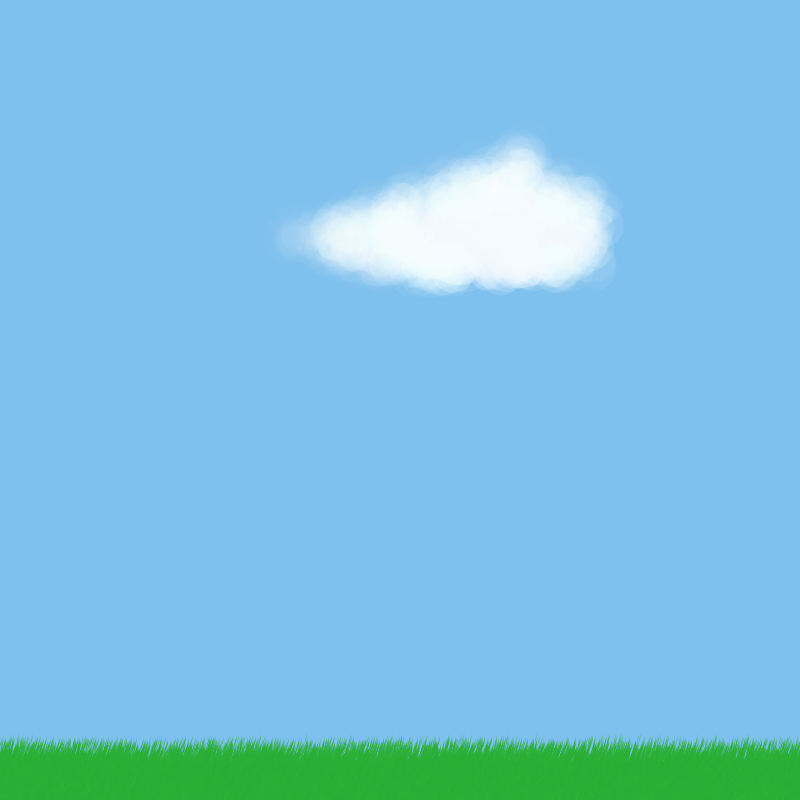
Frame 1 (no input)
Frame 60 (no input): identical to frame 1, image omitted
Frame 120 (the mouse pressed at the canvas centre since frame 60): identical to frame 1, image omitted

The p5.js sketch that drew this single still picture (run headless with seeded random() and noise() and a simulated clock; from frame 60 on, the mouse is pressed at the canvas centre):

// p5.js sketch
// ── sketch.js
var x = 1;
var y = 200;
var transparency = 100;
function setup(){
  createCanvas(800,800);
  background(126,192,238);
  noStroke();
  cloud(400,200,200,75,[242,248,253],getRandomNumber(-0.8,0.8),0.5);
  grass(-20,750,820,50,[ 44, 176, 55 ],30);
}

function draw(){
  /*if (transparency > 0){
    fill(70,200,70,transparency);
    ellipse(x, y, 50, 50);
    x += 2;
    y +=(100 - transparency)/20;
    transparency -= 0.5;
  } */  
}

function cloud(centerX, centerY, radiusX, radiusY, colours, offsetX, offsetY){

  cloudRed = colours[0];
  cloudGreen = colours[1];
  cloudBlue = colours[2]; 
  for(var i = 0; i < 1400; i++){

    nextEllipse = {
      x : getRandomNumber(centerX - radiusX, centerX + radiusX),
      y : getRandomNumber(centerY - radiusY, centerY + radiusY),
      width : getRandomNumber(30,50),
      height : getRandomNumber(30,50),
      alpha : 0
    }

    x_relative = ((nextEllipse.x - (centerX+(radiusX*offsetX)))/radiusX)*100
    y_relative = ((nextEllipse.y - (centerY+(radiusY*offsetY)))/radiusY)*100
    if (Math.abs(offsetX) < 0.15 ){
      x_relative_change = 50
    }
    else if (offsetX < 0){
      x_relative_change = (1 + offsetX)*100
    }
    else{
      x_relative_change = offsetX*100
    }
    if (x_relative >= 0){
      x_relative = 20 + (100 - x_relative_change)  - x_relative
    }
    else{
      x_relative = 20 + x_relative_change + x_relative
    }
    
    if (offsetY < 0){
      y_relative_change = (1 + offsetY)*100
    }
    else{
      y_relative_change = offsetY*100
    }
    if (y_relative >= 0){
      y_relative = 0 + (100 - y_relative_change) - y_relative
    }
    else{
      y_relative= 0 + y_relative_change + y_relative

    }

    nextEllipse.alpha = (x_relative+y_relative)/2
    fill(cloudRed,cloudGreen,cloudBlue,nextEllipse.alpha);
    ellipse(nextEllipse.x, nextEllipse.y, nextEllipse.width, nextEllipse.height);
  }
}

function grass(posX, posY, grass_width, grass_height, colours, angle){
    fill(colours[0],colours[1],colours[2],255);
    grass_particles = (grass_width * grass_height)/2;
    rect(posX,posY+12,grass_width,grass_height);
    for(var i = 0; i < grass_particles; i++){
        fill(colours[0]+getRandomNumber(-2,2),colours[1]+getRandomNumber(-3,3),colours[2]+getRandomNumber(-2,2),255);
        grass_quad = generateGrassQuad(Math.floor(getRandomNumber(posX,posX+grass_width)),Math.floor(getRandomNumber(posY,posY+grass_height)),angle);
        quad(grass_quad.x1,grass_quad.y1,grass_quad.x2,grass_quad.y2,grass_quad.x3,grass_quad.y3,grass_quad.x4,grass_quad.y4);
    }
  
}

function generateGrassQuad(x,y,angle){
    modifier = Math.floor(angle/4);
    height_modifier = getRandomNumber(-2,15);
    new_quad = {
	x1:x+modifier,
	y1:y+4-height_modifier,
	x2:x + 1 + modifier,
	y2:y - 2 - height_modifier,
	x3:x+1,
	y3:y + 12,
	x4:x,
	y4:y + 12,
    }
    return new_quad;
}

function pythagoras(x,y){
  return Math.sqrt(x^2,y^2)
}

function getRandomNumber(min, max) {
  return (Math.random() * (max - min)) + min;
}
